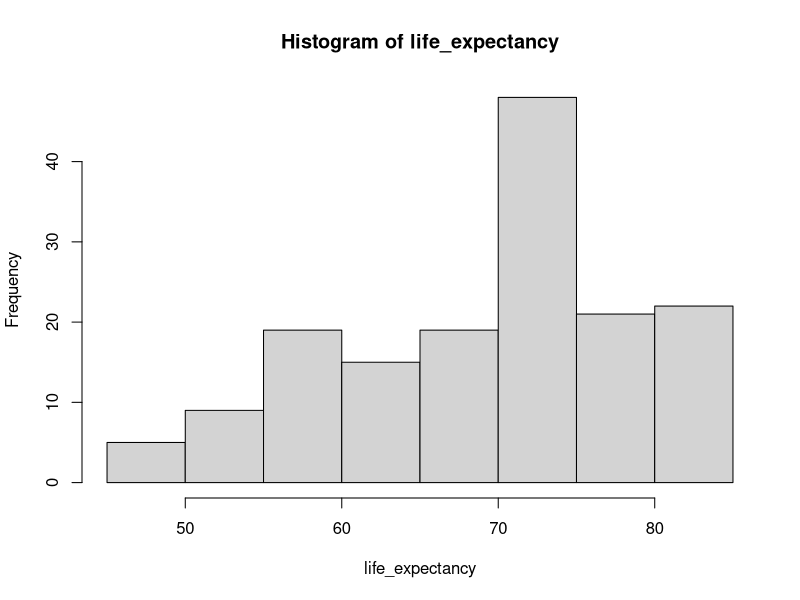
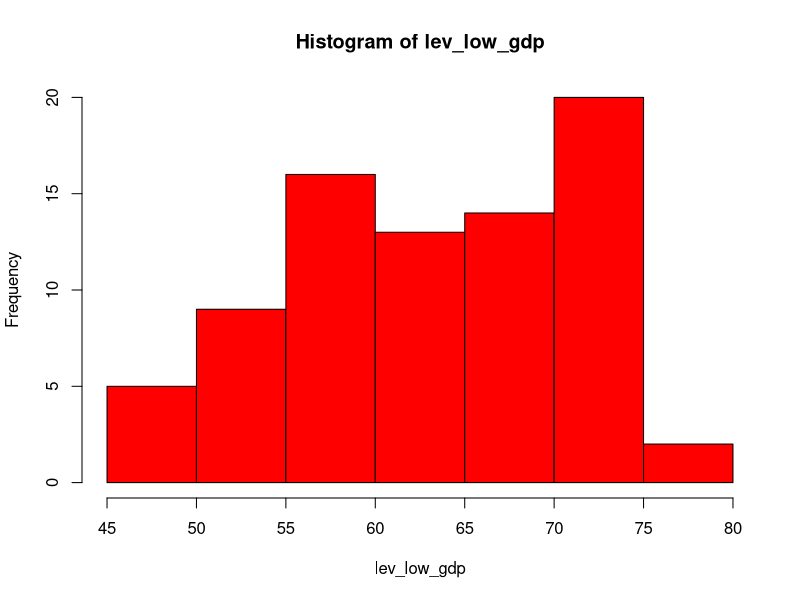
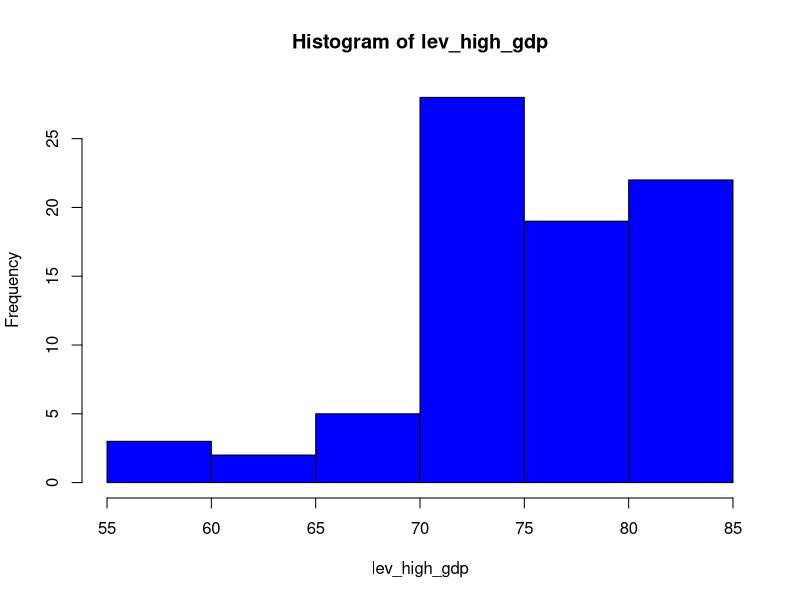
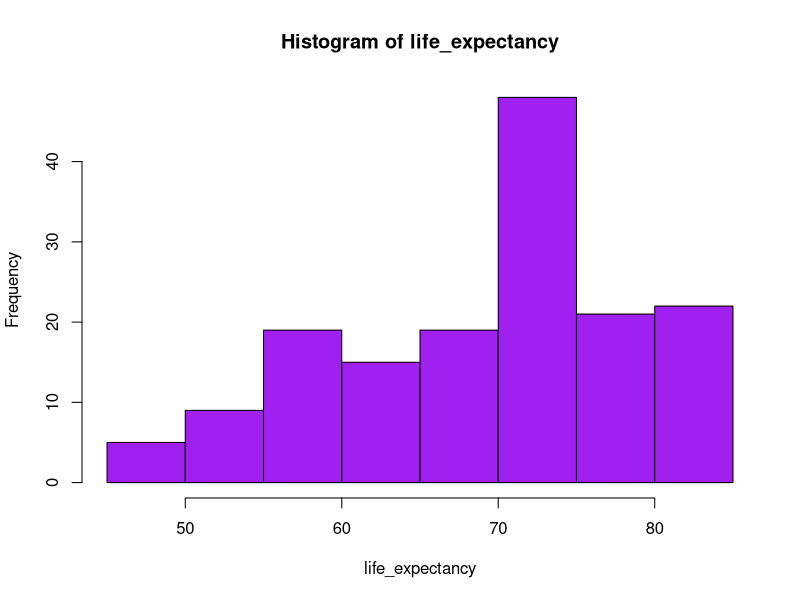

R code for these plots, in order:
# load packages
library(ggplot2)
library(readr)
library(dplyr)


# import and inspect data
data <- read_csv("country_data.csv")
print(head(data))

# life expectancy

life_expectancy <- data %>% pull(life_expectancy)
# print(life_expectancy)

# life expectancy quartiles
life_expectancy_quartiles <- quantile(life_expectancy, c(.25, .5, .75))
# print(life_expectancy_quartiles)

# plot histogram of life expectancy
hist(life_expectancy)

# gdp
gdp <- data %>% pull(GDP)

# print(gdp)

# median gdp
median_gdp <- median(gdp)
# print(median_gdp)

# low gdp
low_gdp <- data %>%  filter(GDP <= median_gdp)

# high gdp
high_gdp <- data %>% filter(GDP > median_gdp)


# low gdp quartiles

lev_low_gdp <- data %>% filter(GDP <= median_gdp) %>% pull(life_expectancy)
# print(lev_low_gdp)

# high gdp quartiles

lev_high_gdp <- data %>% filter(GDP > median_gdp) %>% pull(life_expectancy)

# generate and export plots
png("hist_low_gdp.png", 1000, 700)
hist(lev_low_gdp, col = 'red')
dev.off()

png("hist_high_gdp.png", 1000, 700)
hist(lev_high_gdp, col = 'blue')
dev.off()

png("hist_life_expectancy.png", 1000, 700)
hist(life_expectancy, col = 'purple')
dev.off()